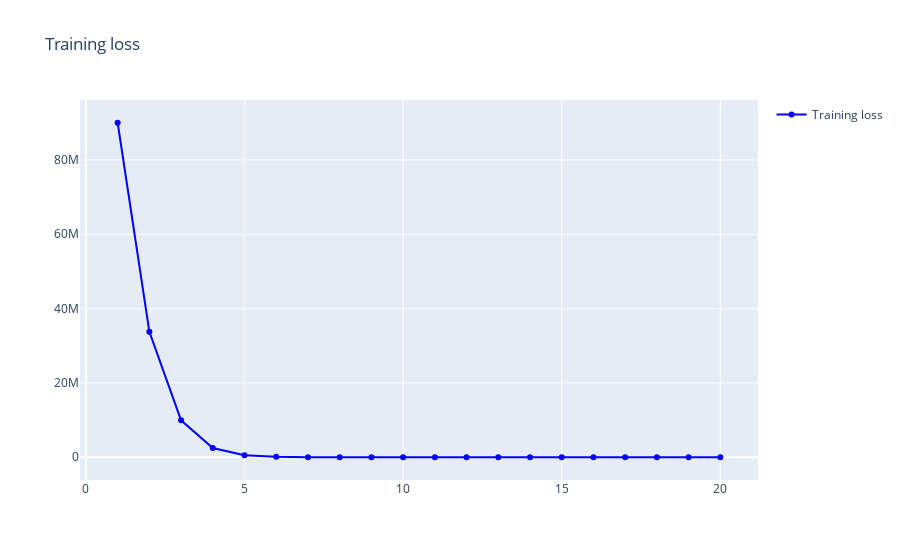

Source (notebook cell):
### Markdown cell above
### Visualising the Loss
We visualise the loss during the training process

### Code cell
fig = go.Figure()
fig.add_trace(go.Scatter(
    x=list(epochs),
    y=loss_history,
    mode='lines+markers',
    marker=dict(
        color='blue',
        symbol='circle'
    ),
    line=dict(color='blue'),
    name='Training loss'
))

fig.update_layout(
    title='Training loss',
    showlegend=True
)

### Figure 1 — Plotly figure (JSON) as saved in the notebook; plotly's stock layout.template omitted (floating-point values rounded to 4 significant figures; data arrays with more than 128 entries replaced by an {"elided": "..."} marker saying what was removed)
{"data": [{"line": {"color": "blue"}, "marker": {"color": "blue", "symbol": "circle"}, "mode": "lines+markers", "name": "Training loss", "type": "scatter", "x": {"elided": "250 int values"}, "y": [90010000.0, 33750000.0, 9944000.0, 2502000.0, 554000.0, 110100.0, 20870.0, 4973.0, 2443.0, 2066.0, 2005.0, 1993.0, 1992.0, 1993.0, 1995.0, 1997.0, 1998.0, 2000.0, 2002.0, 2003.0]}], "layout": {"showlegend": true, "title": {"text": "Training loss"}}}
